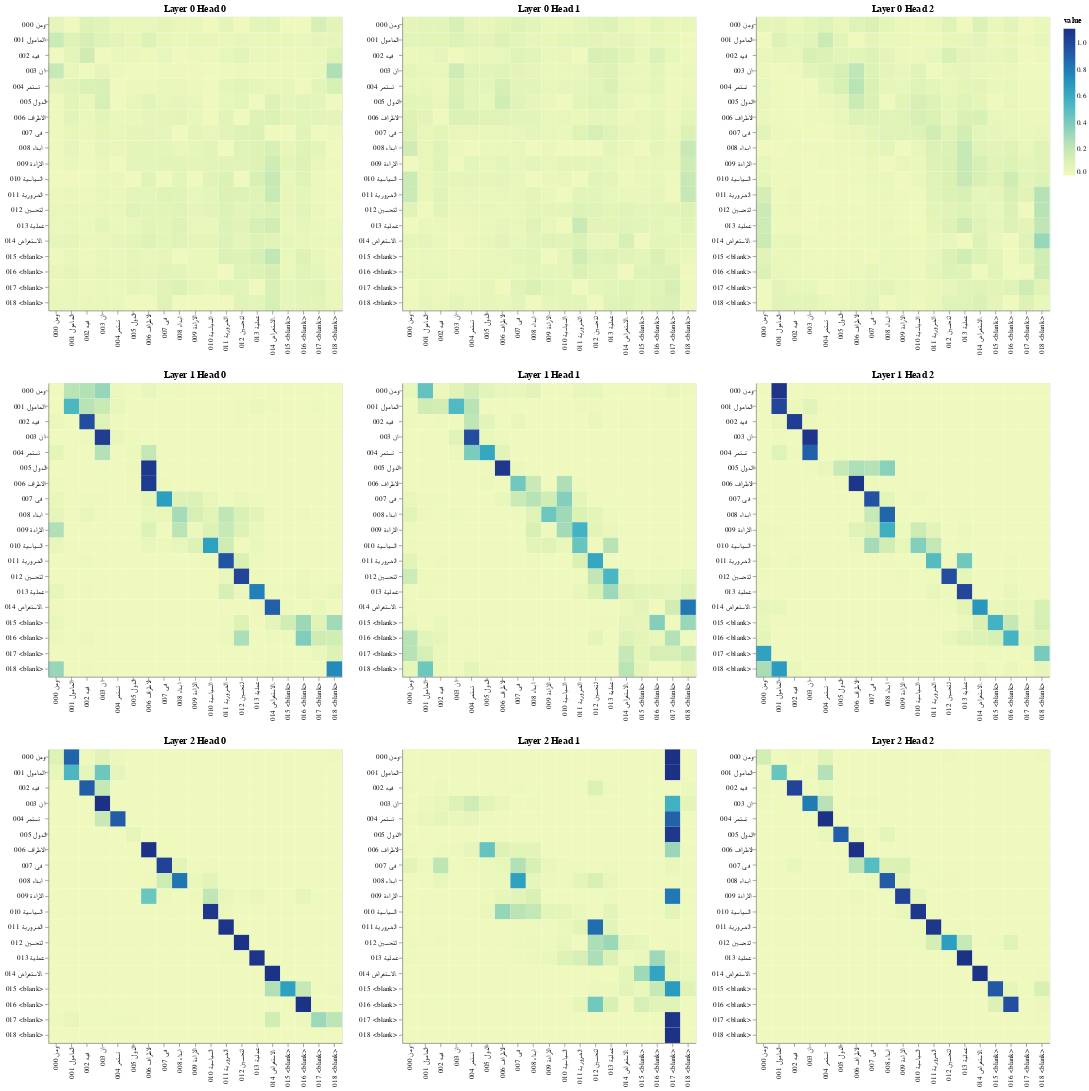

Notebook cell for this chart:
### Code cell
sentence_len = batch["src_input"][0].size(0)
layers = [0, 1, 2]
heads = [0, 1, 2]

# Encoder Self-Attention
get_all_attention_maps("encoder", layers, heads, encoder_input_tokens.split(), encoder_input_tokens.split(), min(20, sentence_len))

### Figure 1 — Vega-Lite specification as saved in the notebook (floating-point values rounded to 4 significant figures; data arrays with more than 128 entries replaced by an {"elided": "..."} marker saying what was removed)
{"config": {"view": {"continuousWidth": 300, "continuousHeight": 300}}, "vconcat": [{"hconcat": [{"data": {"name": "data-667d8fb3cf7224705b80dc2678456823"}, "mark": {"type": "rect"}, "encoding": {"color": {"field": "value", "type": "quantitative"}, "tooltip": [{"field": "row", "type": "quantitative"}, {"field": "column", "type": "quantitative"}, {"field": "value", "type": "quantitative"}, {"field": "row_token", "type": "nominal"}, {"field": "col_token", "type": "nominal"}], "x": {"axis": {"title": ""}, "field": "col_token", "type": "nominal"}, "y": {"axis": {"title": ""}, "field": "row_token", "type": "nominal"}}, "height": 400, "name": "view_244", "title": "Layer 0 Head 0", "width": 400}, {"data": {"name": "data-0f45af39df7c27e413772d702011caff"}, "mark": {"type": "rect"}, "encoding": {"color": {"field": "value", "type": "quantitative"}, "tooltip": [{"field": "row", "type": "quantitative"}, {"field": "column", "type": "quantitative"}, {"field": "value", "type": "quantitative"}, {"field": "row_token", "type": "nominal"}, {"field": "col_token", "type": "nominal"}], "x": {"axis": {"title": ""}, "field": "col_token", "type": "nominal"}, "y": {"axis": {"title": ""}, "field": "row_token", "type": "nominal"}}, "height": 400, "name": "view_245", "title": "Layer 0 Head 1", "width": 400}, {"data": {"name": "data-e83dfa1c2998bff6228667995309bc6c"}, "mark": {"type": "rect"}, "encoding": {"color": {"field": "value", "type": "quantitative"}, "tooltip": [{"field": "row", "type": "quantitative"}, {"field": "column", "type": "quantitative"}, {"field": "value", "type": "quantitative"}, {"field": "row_token", "type": "nominal"}, {"field": "col_token", "type": "nominal"}], "x": {"axis": {"title": ""}, "field": "col_token", "type": "nominal"}, "y": {"axis": {"title": ""}, "field": "row_token", "type": "nominal"}}, "height": 400, "name": "view_246", "title": "Layer 0 Head 2", "width": 400}]}, {"hconcat": [{"data": {"name": "data-5ce56db84b0e852c7557dcde21e8bd61"}, "mark": {"type": "rect"}, "encoding": {"color": {"field": "value", "type": "quantitative"}, "tooltip": [{"field": "row", "type": "quantitative"}, {"field": "column", "type": "quantitative"}, {"field": "value", "type": "quantitative"}, {"field": "row_token", "type": "nominal"}, {"field": "col_token", "type": "nominal"}], "x": {"axis": {"title": ""}, "field": "col_token", "type": "nominal"}, "y": {"axis": {"title": ""}, "field": "row_token", "type": "nominal"}}, "height": 400, "name": "view_247", "title": "Layer 1 Head 0", "width": 400}, {"data": {"name": "data-ce7f3df6b8aec406735a906a64453491"}, "mark": {"type": "rect"}, "encoding": {"color": {"field": "value", "type": "quantitative"}, "tooltip": [{"field": "row", "type": "quantitative"}, {"field": "column", "type": "quantitative"}, {"field": "value", "type": "quantitative"}, {"field": "row_token", "type": "nominal"}, {"field": "col_token", "type": "nominal"}], "x": {"axis": {"title": ""}, "field": "col_token", "type": "nominal"}, "y": {"axis": {"title": ""}, "field": "row_token", "type": "nominal"}}, "height": 400, "name": "view_248", "title": "Layer 1 Head 1", "width": 400}, {"data": {"name": "data-4b2de692c0a7e07b1eb19373a31d65a4"}, "mark": {"type": "rect"}, "encoding": {"color": {"field": "value", "type": "quantitative"}, "tooltip": [{"field": "row", "type": "quantitative"}, {"field": "column", "type": "quantitative"}, {"field": "value", "type": "quantitative"}, {"field": "row_token", "type": "nominal"}, {"field": "col_token", "type": "nominal"}], "x": {"axis": {"title": ""}, "field": "col_token", "type": "nominal"}, "y": {"axis": {"title": ""}, "field": "row_token", "type": "nominal"}}, "height": 400, "name": "view_249", "title": "Layer 1 Head 2", "width": 400}]}, {"hconcat": [{"data": {"name": "data-18412d2d7ed1fe2b6a4910a303c9e4e5"}, "mark": {"type": "rect"}, "encoding": {"color": {"field": "value", "type": "quantitative"}, "tooltip": [{"field": "row", "type": "quantitative"}, {"field": "column", "type": "quantitative"}, {"field": "value", "type": "quantitative"}, {"field": "row_token", "type": "nominal"}, {"field": "col_token", "type": "nominal"}], "x": {"axis": {"title": ""}, "field": "col_token", "type": "nominal"}, "y": {"axis": {"title": ""}, "field": "row_token", "type": "nominal"}}, "height": 400, "name": "view_250", "title": "Layer 2 Head 0", "width": 400}, {"data": {"name": "data-3b3fd5a31aa77d3d6181db60cff6d6c5"}, "mark": {"type": "rect"}, "encoding": {"color": {"field": "value", "type": "quantitative"}, "tooltip": [{"field": "row", "type": "quantitative"}, {"field": "column", "type": "quantitative"}, {"field": "value", "type": "quantitative"}, {"field": "row_token", "type": "nominal"}, {"field": "col_token", "type": "nominal"}], "x": {"axis": {"title": ""}, "field": "col_token", "type": "nominal"}, "y": {"axis": {"title": ""}, "field": "row_token", "type": "nominal"}}, "height": 400, "name": "view_251", "title": "Layer 2 Head 1", "width": 400}, {"data": {"name": "data-2fcc0d79326cca0a674acc667d7527d9"}, "mark": {"type": "rect"}, "encoding": {"color": {"field": "value", "type": "quantitative"}, "tooltip": [{"field": "row", "type": "quantitative"}, {"field": "column", "type": "quantitative"}, {"field": "value", "type": "quantitative"}, {"field": "row_token", "type": "nominal"}, {"field": "col_token", "type": "nominal"}], "x": {"axis": {"title": ""}, "field": "col_token", "type": "nominal"}, "y": {"axis": {"title": ""}, "field": "row_token", "type": "nominal"}}, "height": 400, "name": "view_252", "title": "Layer 2 Head 2", "width": 400}]}], "params": [{"name": "param_252", "select": {"type": "interval", "encodings": ["x", "y"]}, "bind": "scales", "views": ["view_244"]}, {"name": "param_253", "select": {"type": "interval", "encodings": ["x", "y"]}, "bind": "scales", "views": ["view_245"]}, {"name": "param_254", "select": {"type": "interval", "encodings": ["x", "y"]}, "bind": "scales", "views": ["view_246"]}, {"name": "param_255", "select": {"type": "interval", "encodings": ["x", "y"]}, "bind": "scales", "views": ["view_247"]}, {"name": "param_256", "select": {"type": "interval", "encodings": ["x", "y"]}, "bind": "scales", "views": ["view_248"]}, {"name": "param_257", "select": {"type": "interval", "encodings": ["x", "y"]}, "bind": "scales", "views": ["view_249"]}, {"name": "param_258", "select": {"type": "interval", "encodings": ["x", "y"]}, "bind": "scales", "views": ["view_250"]}, {"name": "param_259", "select": {"type": "interval", "encodings": ["x", "y"]}, "bind": "scales", "views": ["view_251"]}, {"name": "param_260", "select": {"type": "interval", "encodings": ["x", "y"]}, "bind": "scales", "views": ["view_252"]}], "$schema": "https://vega.github.io/schema/vega-lite/v5.20.1.json", "datasets": {"data-667d8fb3cf7224705b80dc2678456823": {"elided": "361 records"}, "data-0f45af39df7c27e413772d702011caff": {"elided": "361 records"}, "data-e83dfa1c2998bff6228667995309bc6c": {"elided": "361 records"}, "data-5ce56db84b0e852c7557dcde21e8bd61": {"elided": "361 records"}, "data-ce7f3df6b8aec406735a906a64453491": {"elided": "361 records"}, "data-4b2de692c0a7e07b1eb19373a31d65a4": {"elided": "361 records"}, "data-18412d2d7ed1fe2b6a4910a303c9e4e5": {"elided": "361 records"}, "data-3b3fd5a31aa77d3d6181db60cff6d6c5": {"elided": "361 records"}, "data-2fcc0d79326cca0a674acc667d7527d9": {"elided": "361 records"}}}
